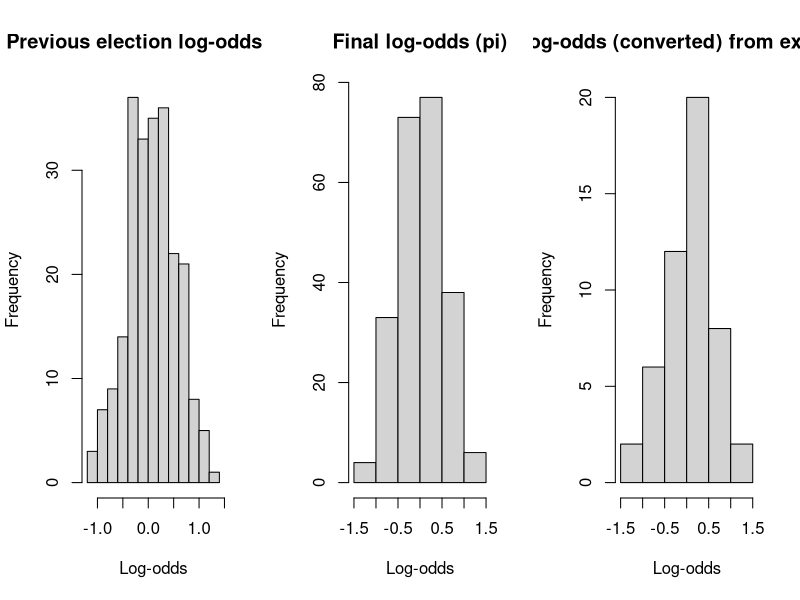
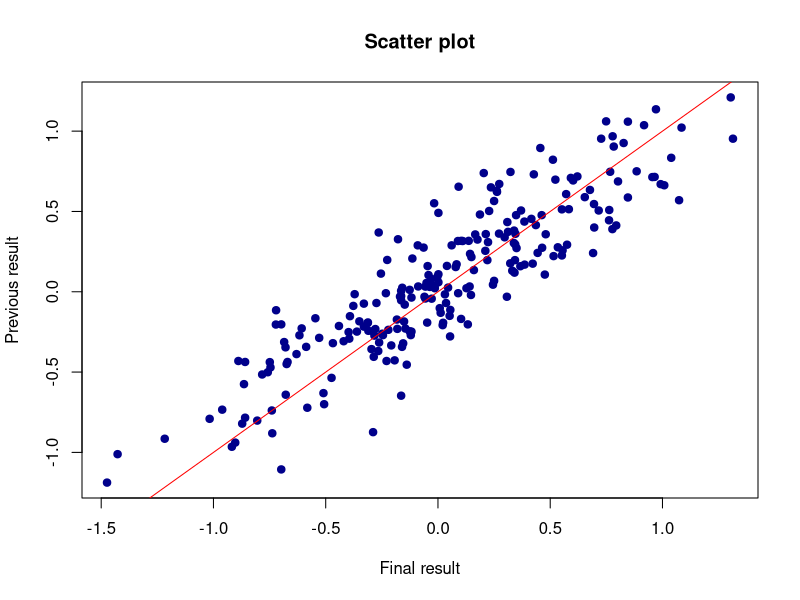
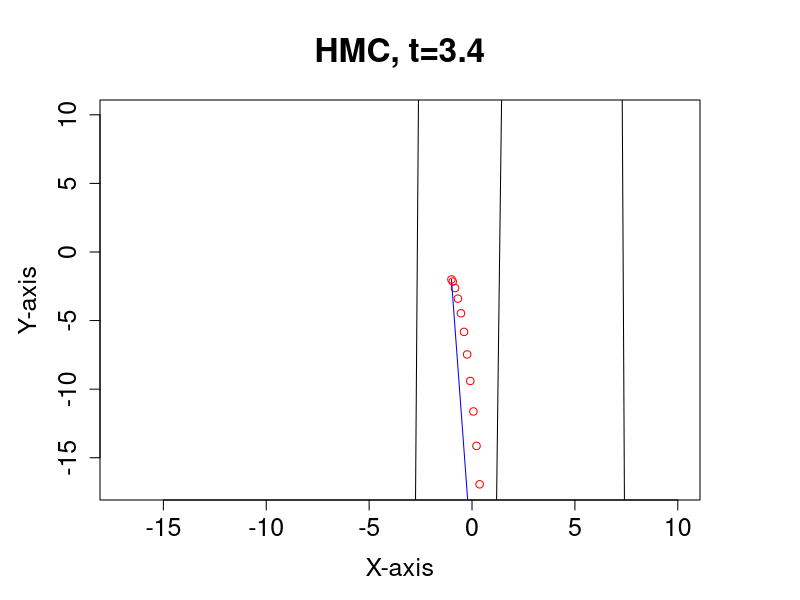
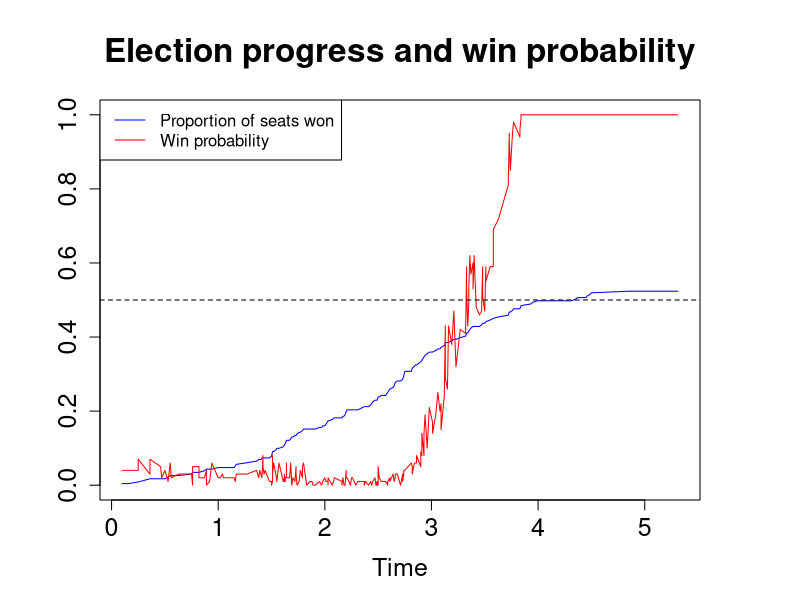

R code for these plots, in order:
# MSA102 project: Hamiltonian Monte Carlo for election night predictions.
# Run from this folder: Rscript HamiltonianMonteCarlo.R
# All plots are saved as png files in this folder.

# Fixed seed so the MCMC results can be reproduced
set.seed(2025)

##########################################################################################
# Read the data and plot it
data <- read.table("election25.txt", header=TRUE)

png("overview_data.png", width = 900, height = 400)
par(mfrow=c(1,3), cex=1)  

hist(data$ResultPreviousElection, main="Previous election log-odds (qi)", xlab="Log-odds")
hist(data$finalResults, main="Final log-odds (pi)", xlab="Log-odds")

exit_poll_data <- data[!is.na(data$exitPollResults), ]
exit_poll_data$exitPollResults_log_odds <- log((exit_poll_data$exitPollResults/100) / (1 - (exit_poll_data$exitPollResults/100)))

hist(exit_poll_data$exitPollResults_log_odds, main="Log-odds (converted) from exit poll", xlab="Log-odds")

exit_poll_data$exitPollResults_log_odds_diff <- (exit_poll_data$exitPollResults_log_odds - exit_poll_data$finalResults)
data$finalResults_diff <- (data$finalResults - data$ResultPreviousElection)
invisible(dev.off())

png("scatterplot.png")
plot(data$finalResults, data$ResultPreviousElection,
     main="Scatter plot",
     xlab="Final result",
     ylab="Previous result",
     pch=19,  
     col="darkblue", 
     cex=1)  
abline(a=0, b=1, col="red")
invisible(dev.off())



##########################################################################################
#Library for gradient verification
library(numDeriv)

# Define variables
q <- data$ResultPreviousElection  # log-odds from previous election
y <- data$exitPollResults  # exit poll results
y[is.na(y)] <- 0 #remove NA
t_data <- data$timeReceived # time when final results are received
p <- data$finalResults  # log-odds of final results


##########################################################################################
# Function to compute U_t(mu, gamma, psi) at time t
create_U_function <- function(t) {

  # Determine the constituencies with final results by time t
  final_results <- !is.na(p) & t_data <= t
  s <- sum(final_results)
  #final results where we have results by time t minus previous election results.
  d_s <- p[final_results] - q[final_results]

  # Determine the indices of constituencies with only poll data by time t
  # since t is the time of final election we look att poll data where we have election results coming in after, boolean indexes
  poll_data <- !is.na(y) & is.na(p) | t_data > t
  r <- sum(poll_data)

  #exit poll results where we have not received final score
  y_r <- y[poll_data]

  #previous odds where we have not received final score
  q_r <- q[poll_data]

  # Define the function U
  U <- function(q) {
    mu <- q[1]
    gamma <- q[2]
    psi <- q[3]

    #normalizing constant

    normalizing_c <- gamma*(s+r)/2

    # Compute the sum for constituencies with final results
    sum_final <- sum((d_s - mu)^2)

    # Compute the sum for constituencies with only poll data
    sum_poll <- sum(-y_r * (psi + q_r) + 100 * log(1 + exp(psi + q_r)))

    # Compute U
    U_value <- normalizing_c + (exp(gamma) / 2) * sum_final + sum_poll + (exp(gamma) / 2) * sum((psi - mu)^2)

    return(U_value)
  }

  return(U)
}

##########################################################################################

create_U_grad <- function(t) {
  # same as for U
  final_results <- !is.na(p) & t_data <= t
  s <- sum(final_results)

  d_s <- p[final_results] - q[final_results]

  poll_data <- !is.na(y) & (is.na(p) | t_data > t)
  r <- sum(poll_data)

  y_r <- y[poll_data]
  q_r <- q[poll_data]

  U_grad <- function(q) {
    mu <- q[1]
    gamma <- q[2]
    psi <- q[3]

    # Individual gradients
    grad_mu <- -exp(gamma) * (sum(d_s - mu) + sum(psi - mu))
    grad_gamma <- (s+r)/2 + 0.5 * exp(gamma) * (sum((d_s - mu)^2) + sum((psi - mu)^2))  
    grad_psi <- sum(100*exp(psi + q_r) / (1 + exp(psi + q_r)) - y_r) + (exp(gamma)*sum(psi-mu))

    grad <- c(grad_mu, grad_gamma, grad_psi)
    return(grad)
  }

  return(U_grad)
}

##########################################################################################

# Test point
test_point <- c(1, 2, 2)

# Compute the gradient at the test point using gradU
u_grad2 = create_U_grad(3.4)
grad_test <- u_grad2(test_point)
print("Gradient from gradU:")
print(grad_test)

# Compute the numerical gradient using numDeriv
U_func <- create_U_function(3.4)
numerical_grad <- grad(U_func, test_point)
print("Numerical gradient:")
print(numerical_grad)


##########################################################################################
# First program the leapfrog algorithm: 
# Input: 
# currentp  the current value pf p
# currentq  the current value of q
# gradU     the gradient function for the U function 
# epsilon   the size of the steps of the leapfrog
# L         the number of the steps for the leapfrog
# Output: 
# newp      the new value for p
# newq      the new value for q

leapfrog <- function(currentp, currentq, gradU, epsilon, L, plotpoints=TRUE) {
  q <- currentq 
  p <- currentp - epsilon*gradU(q)/2 # Start with a step of half length
  plot_points <- NULL  # Initialize to NULL

  for (i in 1:L) {
    if (plotpoints)  {
      # Store the current q (first two dimensions for plotting)
      plot_points <- rbind(plot_points, q[1:2])
    }
    q <- q + epsilon*p
    if (i!=L) p <- p - epsilon*gradU(q)
  }
  p <- p - epsilon*gradU(q)/2 # End with half step
  list(newp=p, newq=q, plot_points=plot_points)
}
##########################################################################################

hmc <- function(t,N,epsilon,L,trace) {
  leapfrog_points_2 <- NULL
  for (i in 2:N) {
    U_func <- create_U_function(t)
    gradU <- create_U_grad(t)
    currentp <- rnorm(3, 0, 1)
    # To compute the leapfrog result, plotting only when i==2:  
    res <- leapfrog(currentp, trace[i-1,], gradU, epsilon, L, i==2) 
    if (i == 2) {
      leapfrog_points_2 <- res$plot_points
      }
    if (runif(1)<exp(- U_func(res$newq) - sum(res$newp^2)/2 +
                    U_func(trace[i-1,]) + sum(currentp^2)/2))
      trace[i,] <- res$newq
    else
      trace[i,] <- trace[i-1,]
  }
  return(list(trace=trace, leapfrog_points = leapfrog_points_2))
}

##########################################################################################
N     <- 50
epsilon <- 0.05
L     <- 20
trace <- matrix(0, N, 3)
# Set q0: 
trace[1,] <- c(-1, -2, 1)
fixed_t = 3.4



test <- hmc(fixed_t,N,epsilon,L, trace)

# Compute empirical mean and covariance matrix from the trace
mu_emp <- colMeans(test$trace[,1:2])
Sigma <- cov(test$trace[,1:2])
P     <- solve(Sigma) # Precision matrix


# Plotting an ellipse: 
ellplot <- function(Sigma, mu=mu_emp, r=1, N=1001) {
  ang  <- seq(0, 2*pi, length.out=N) 
  pts  <- r*cbind(cos(ang), sin(ang))
  lines(pts%*%chol(Sigma) + matrix(mu, N, 2, byrow=T))
}

png("hmc_fixed_t.png", width = 1000, height = 1000)
par(mar = c(5, 5, 5, 5), cex.axis = 1.5, cex.lab = 1.5, cex.main = 2)
plot(c(-17, 10), c(-17, 10), type="n", xlab = "X-axis", ylab = "Y-axis", main="HMC, t=3.4")
ellplot(Sigma,r=1); ellplot(Sigma,r=2); ellplot(Sigma, r=3)
points(test$leapfrog_points[,1], test$leapfrog_points[,2], col="red")
lines(test$trace, col="blue")
invisible(dev.off())

##########################################################################################
## Function to compute the probability that party A wins a majority

compute_win_probability <- function(trace, data, t) {
    win_indicator <- numeric(nrow(trace))

  for (i in 1:nrow(trace)) {
  
  # Count seats already won by A (where p_i > 0 and t_i <= t)
    known_seats <- sum(data$finalResults[data$timeReceived <= t & !is.na(data$finalResults)] > 0, na.rm = TRUE)

  # Predict outcomes for constituencies with only poll data
   poll_indices <- which(!is.na(data$exitPollResults) & (is.na(data$finalResults) | data$timeReceived> t))

    q_prev <- data$ResultPreviousElection[poll_indices]

    mu <- trace[i, 1]
    gamma <- trace[i, 2]
    psi <- trace[i, 3]
    # Reverse log-prob
    prob_prev <- plogis(psi + q_prev)

    #Simulate the number of seats using the prob
    seats_poll <- rbinom(length(poll_indices), 1, prob_prev)
    known_seats <- known_seats + sum(seats_poll)
    # Predict outcomes for constituencies with no data
    no_data_indices <- which(is.na(data$exitPollResults) & (is.na(data$finalResults) | data$timeReceived > t))
    q_no_data <- data$ResultPreviousElection[no_data_indices]
  
    d_no_data <- rnorm(length(no_data_indices), mu, exp(-gamma/2))

    #reverse log prob
    prob_no_data <- plogis(d_no_data + q_no_data)

    #approx # of seats
    seats_no_data <- rbinom(length(no_data_indices), 1, prob_no_data)
    known_seats <- known_seats + sum(seats_no_data)

    # Determine if A wins a majority
    win_indicator[i] <- known_seats >= 116
    
  }

  # Compute the probability that A wins a majority
  win_probability <- mean(win_indicator)
  return(win_probability)
}

##########################################################################################

# Get unique time points where new data arrives
time_points <- sort((data$timeReceived[!is.na(data$timeReceived)]))

# Initialize vectors to store the values
actual_seats <- numeric(length(time_points))
probabilities <- numeric(length(time_points))
total_seats <- 231 

N     <- 100
epsilon <- 0.05
L     <- 20
trace_full <- matrix(0, N, 3)
trace_full[1,] <- c(-.4, 6, 0)

# Compute values at each time point
for (i in 1:length(time_points)) {
  t <- time_points[i]
  trace_iter <- hmc(t, N, epsilon, L, trace_full)

  # Count actual seats won by time t
  seats_won <- sum(data$finalResults[data$timeReceived <= t & !is.na(data$finalResults)] > 0, na.rm = TRUE)
  actual_seats[i] <- seats_won / total_seats

  # Calculate probability of winning majority
  probabilities[i] <- compute_win_probability(trace_iter$trace, data, t)
}

# Create the plot
png("probabilitiesandproportion.png", width = 700, height = 700)
par(mar = c(5, 5, 5, 5), cex.axis = 1.5, cex.lab = 1.5, cex.main = 2)
plot(time_points, actual_seats,
     type = "l",
     col = "blue",
     ylim = c(0, 1),
     xlab = "Time",
     ylab = "",
     main = "Election progress and win probability")
# Add the probability line
lines(time_points, probabilities, col = "red")
# Add legend
legend("topleft",
       legend = c("Proportion of seats won", "Win probability"),
       col = c("blue", "red"),
       lty = 1)
# Add horizontal line at 0.5 (majority)
abline(h = 0.5, lty = 2, col = "black")
invisible(dev.off())
